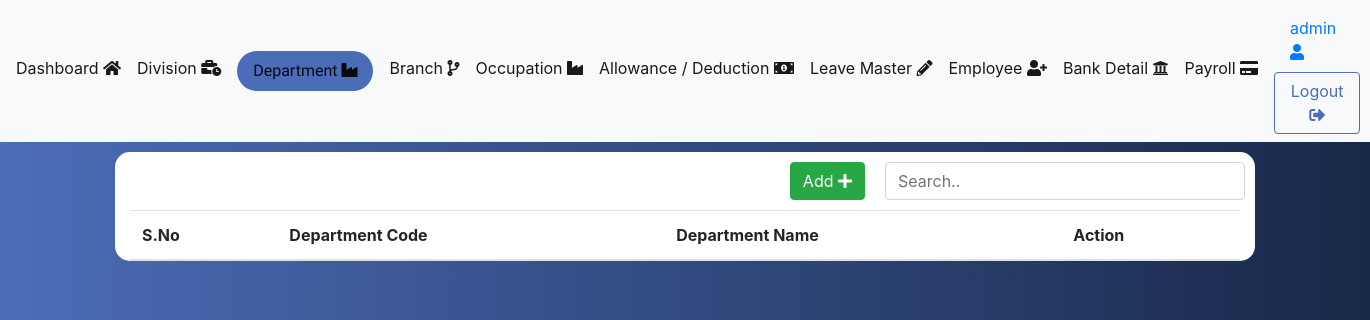
The page /admin/department.php (signed in) on the database as committed earlier.
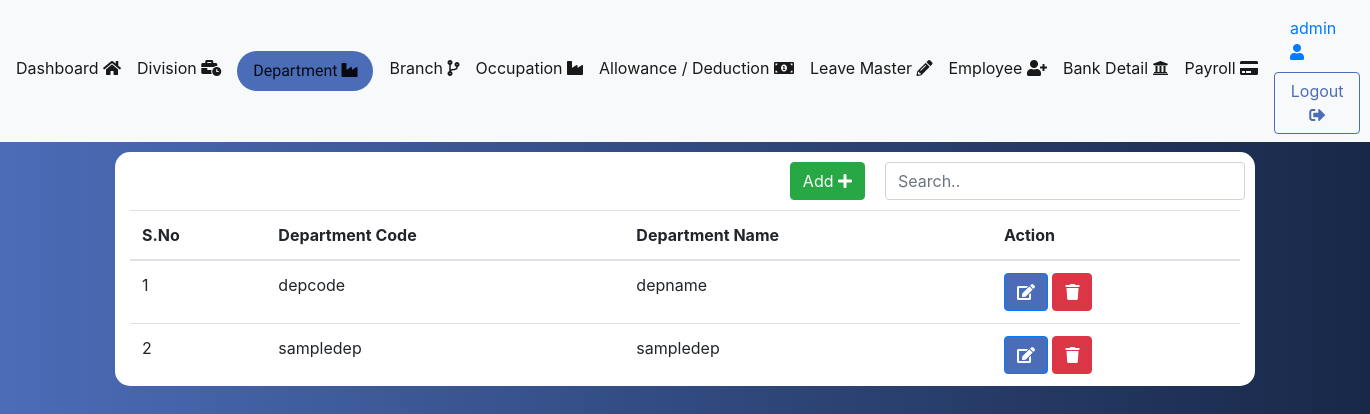
The same page on the database as committed later.
### tables this page shows
CREATE TABLE `department` (
  `id` int(11) NOT NULL,
  `dep_code` varchar(200) NOT NULL,
  `dep_name` varchar(200) NOT NULL,
  `created_at` timestamp NOT NULL DEFAULT current_timestamp(),
  `updated_at` timestamp NOT NULL DEFAULT current_timestamp()
);

### admin/department.php (the view, shortened to what this page needs)
<?php
require_once('../db/config.php');
require_once('header.php');
$sql = "SELECT * FROM department";
$result = mysqli_query($conn, $sql);
?>
<nav class="navbar navbar-expand-lg navbar-light bg-light">
<div class="collapse navbar-collapse" id="navbarSupportedContent">
  <ul class="navbar-nav mr-auto">
  <li class="nav-item">
      <a class="navbar-brand material-icons" href="index.php">Dashboard  <i class="fas fa-home"></i></a>
    </li>
    <li class="nav-item">
      <a class="navbar-brand material-icons" href="division.php">Division  <i class="fas fa-business-time"></i></a>
    </li>
    <li class="nav-item">
      <a class="navbar-brand material-icons nav-active" href="department.php">Department  <i class="fas fa-industry"></i></a>
    </li>
    <li class="nav-item">
      <a class="navbar-brand material-icons" href="branch.php">Branch  <i class="fas fa-code-branch"></i></a>
    </li>
    <li class="nav-item">
      <a class="navbar-brand material-icons" href="occupation.php">Occupation  <i class="fas fa-industry"></i></a>
    </li>
    <li class="nav-item">
      <a class="navbar-brand material-icons" href="allowance.php">Allowance / Deduction  <i class="fas fa-money-bill-alt"></i></a>
    </li>
    <li class="nav-item">
      <a class="navbar-brand material-icons" href="leave.php">Leave Master  <i class="fas fa-pencil-alt"></i></a>
    </li>
    <li class="nav-item">
      <a class="navbar-brand material-icons" href="employee.php">Employee  <i class="fas fa-user-plus"></i></a>
    </li>
    <li class="nav-item">
      <a class="navbar-brand material-icons" href="bank.php">Bank Detail  <i class="fas fa-bank"></i></a>
    </li>
    <li class="nav-item">
      <a class="navbar-brand material-icons" href="payroll.php">Payroll  <i class="fas fa-credit-card"></i></a>
    </li>
  </ul>
  <form class="form-inline my-2 my-lg-0">
  <a class="nav-link mr-sm-2" href="#"><?php echo $_SESSION['user']; ?>  <i class="fas fa-user"></i></a>
    <a class="btn btn-outline-primary my-2 my-sm-0" href="logout.php">Logout  <i class="fas fa-sign-out-alt"></i></a>
  </form>
</div>
</nav>
<div class="container" style="background-color:white;">
    <div class="row">
        <div class="col-md-8" align="right" style="padding:10px;">
&nbsp;        <button class="btn btn-success" data-toggle="modal" data-target="#myModal"><span>Add </span><i class="fas fa-plus"></i>
        </div>
        <div class="col-md-4" style="padding:10px;">
        <input class="form-control" id="myInput" type="text" placeholder="Search..">
        </div>
    </div>
<table class="table">
  <thead><tr><th>S.No</th><th>Department Code</th><th>Department Name</th><th>Action</th></tr></thead>
  <tbody id="myTable">
  <?php
  $sno=1;
    while($row = mysqli_fetch_assoc($result)) {
      ?>
      <tr>
      <td><?php echo $sno++; ?></td>
        <td><?php echo $row['dep_code']; ?></td>
        <td><?php echo $row['dep_name']; ?></td>
        <td><button data-id="<?php echo $row['id']; ?>" class="btn btn-primary js-btn-select" data-toggle="modal" data-target="#myModaledit"><i class="fas fa-edit"></i></button>
        <button data-id="<?php echo $row['id']; ?>" class="btn btn-danger js-btn-delete"><i class="fas fa-trash"></i></button></td>
      </tr>
      <?php
    }
  ?>
    </tbody>
  </table>
</div>

Rows that differ between the two databases and show on the page:
added department: dep_code "depcode", dep_name "depname"
added department: dep_code "sampledep", dep_name "sampledep"
